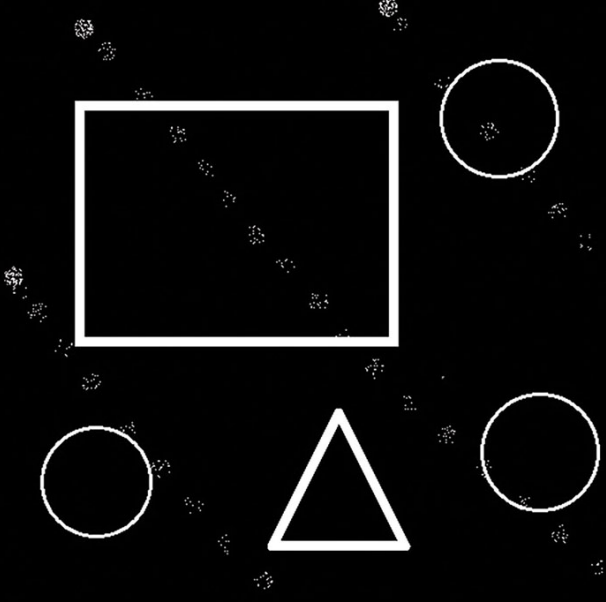
#> input picture data/l5_erosion.png, 606 x 602 px, found by its file name
$ python erosion_np.py
#> lines starting #> are read from the running program, lines starting #| are printed output that depends on the picture
import cv2
import numpy as np


def custom_erode(img: np.ndarray, kernel: np.ndarray, iterations: int = 1) -> np.ndarray:
    k_h, k_w = kernel.shape
    pad_h, pad_w = k_h // 2, k_w // 2

    output = img.copy()

    for _ in range(iterations):
        padded_img = np.pad(
            output,
            ((pad_h, pad_h), (pad_w, pad_w)),
            mode="constant"
        )

        new_image = np.zeros_like(output)

        for i in range(output.shape[0]):
            for j in range(output.shape[1]):
                region = padded_img[i:i + k_h, j:j + k_w]

                if np.all(region[kernel == 1] == 255):
                    new_image[i, j] = 255
                else:
                    new_image[i, j] = np.min(region[kernel == 1])

        output = new_image.copy()

    return output


if __name__ == '__main__':
    kernel = np.ones((3, 3), np.uint8)

    img = cv2.imread('data/l5_erosion.png', flags=cv2.IMREAD_GRAYSCALE)
#> img: shape (602, 606); min 0, max 255, mean 13.9

    eroded = custom_erode(img, kernel)
#> the loop in custom_erode, `for _ in range(iterations):` made 1 pass
#> pass 1, in custom_erode, `padded_img = np.pad( output, ((pad_h, pad_h), (pad_w, pad_w)), mode="c..`:
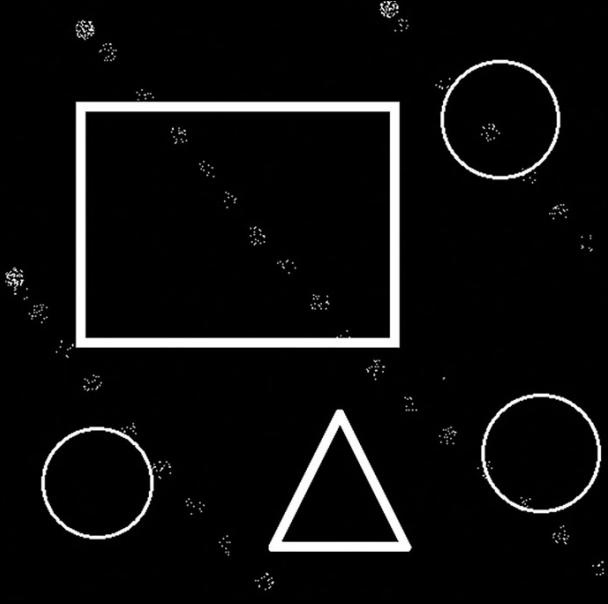
#> padded_img: shape (604, 608); min 0, max 255, mean 13.8
#> after the loop in custom_erode, `for _ in range(iterations):`:
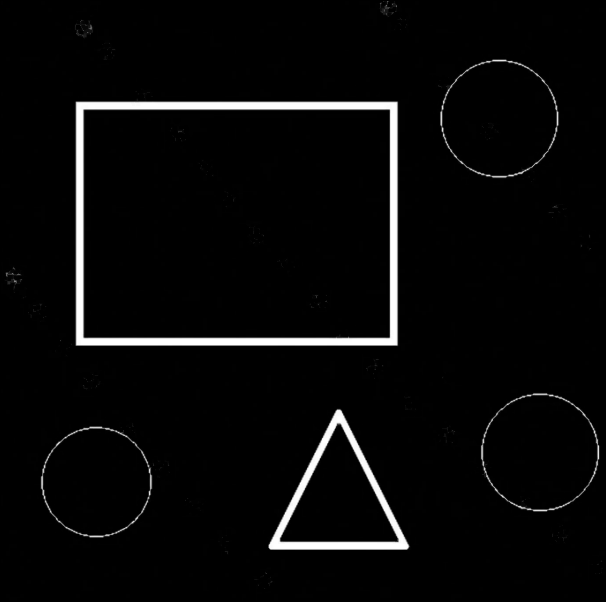
#> new_image: shape (602, 606); min 0, max 255, mean 9

    cv2.imshow('Eroded', eroded)
    cv2.waitKey(0)
    cv2.destroyAllWindows()
